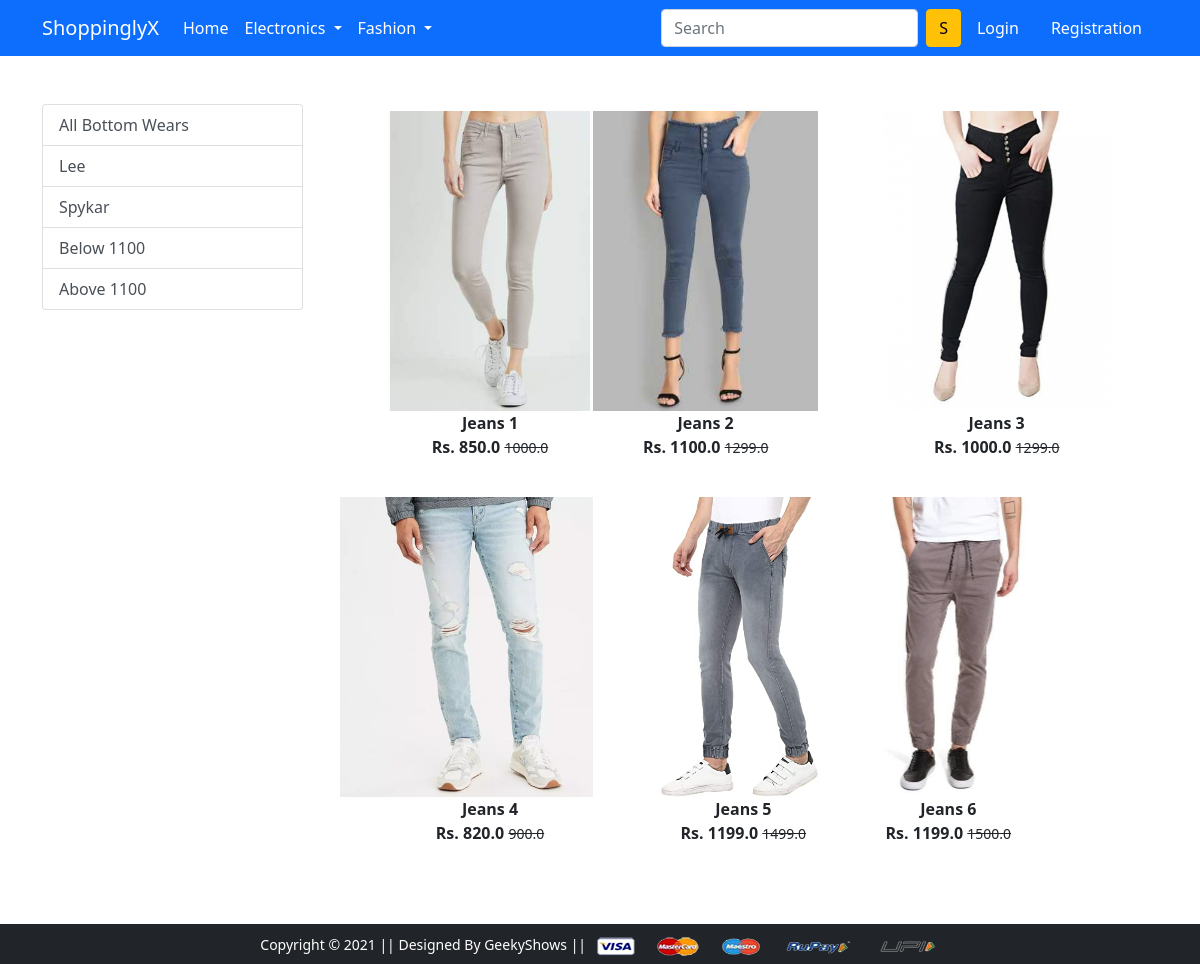
The app's page /bottomwear/ with its own data.
### app/models.py (models this page shows)
class Product(models.Model):
    title = models.CharField(max_length=100)
    selling_price = models.FloatField()
    discounted_price = models.FloatField()
    description = models.CharField(max_length=100)
    brand = models.CharField(max_length=100)
    category = models.CharField(choices= CATEGORY_CHOICES ,max_length=2)
    product_image = models.ImageField(upload_to='producting')

### app/views.py (the view)
# urls.py: path('bottomwear/', views.bottomwear, name='bottomwear'),
def bottomwear(request,data=None):
    if data == None:
     bottomwears = Product.objects.filter(category='BW')
    elif data == 'Lee' or data == 'Spykar':
     bottomwears = Product.objects.filter(category='BW').filter(brand=data)
    elif data == 'below':
     bottomwears = Product.objects.filter(category='BW').filter(discounted_price__lt=1100)
    elif data == 'above':
     bottomwears = Product.objects.filter(category='BW').filter(discounted_price__gt=1100)
    return render(request, 'app/bottomwear.html', {'bottomwears':bottomwears})

### app/templates/app/bottomwear.html (shortened to what this page needs)
{% extends 'app/base.html' %}
{% load static %}
{% block main-content %}
<div class="container my-5">
 <div class="row">
  <div class="col-sm-3">
    <div class='list-group'>
      <a href="{% url 'bottomwear' %}" class="list-group-item list-group-item-action" aria-current="true">All Bottom Wears</a>
      <a href="{% url 'bottomweardata' 'Lee' %}" class="list-group-item list-group-item-action" aria-current="true">Lee</a>
      <a href="{% url 'bottomweardata' 'Spykar' %}" class="list-group-item list-group-item-action">Spykar</a>
      <a href="{% url 'bottomweardata' 'below' %}" class="list-group-item list-group-item-action">Below 1100</a>
      <a href="{% url 'bottomweardata' 'above' %}" class="list-group-item list-group-item-action">Above 1100</a>
      </div>
    </div>
 <div class="col-sm-8">
    <div class="row">
        {% for product in bottomwears %}
         <div class="col-sm-4 text-center mb-4">
             <a href="{% url 'product-detail' product.id %}" class="btn">
                 <div class="item">
                     <img src="{{product.product_image.url}}" alt="" height="300" class="item">
                     <div class="fw-bold">{{product.title}}</div>
                     <div class="fw-bold">Rs. {{product.discounted_price}}
                         <small class="fw-light text-decoration-line-through">{{product.selling_price}}</small>
                     </div>
                 </div>
             </a>
         </div>
         {% endfor %}
    </div>
 </div>
 </div>
</div>
{% endblock main-content %}

### records on screen
Product: product_image (picture), title "Jeans 1", discounted_price "850.0", selling_price "1000.0"
Product: product_image (picture), title "Jeans 2", discounted_price "1100.0", selling_price "1299.0"
Product: product_image (picture), title "Jeans 3", discounted_price "1000.0", selling_price "1299.0"
Product: product_image (picture), title "Jeans 4", discounted_price "820.0", selling_price "900.0"
Product: product_image (picture), title "Jeans 5", discounted_price "1199.0", selling_price "1499.0"
Product: product_image (picture), title "Jeans 6", discounted_price "1199.0", selling_price "1500.0"
